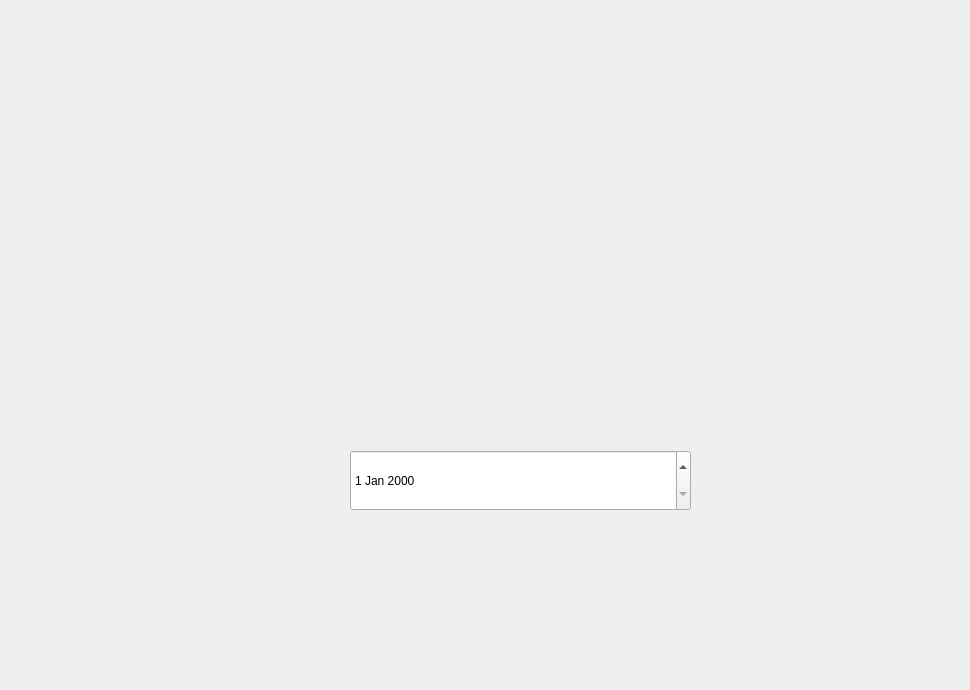
     <widget class="QWidget" name="widget_2">
      <property name="styleSheet">
       <string notr="true">background-image:url(:/ajout-mod-produit)



</string>
      </property>
      <widget class="QLineEdit" name="id">
       <property name="geometry">
        <rect>
         <x>360</x>
         <y>80</y>
         <width>311</width>
         <height>41</height>
        </rect>
       </property>
       <property name="styleSheet">
        <string notr="true">background:transparent;
border:none;
</string>
       </property>
      </widget>
      <widget class="QLineEdit" name="nom">
       <property name="geometry">
        <rect>
         <x>370</x>
         <y>170</y>
         <width>311</width>
         <height>41</height>
        </rect>
       </property>
       <property name="styleSheet">
        <string notr="true">background:transparent;
border:none;
</string>
       </property>
      </widget>
      <widget class="QLineEdit" name="quantite_s">
       <property name="geometry">
        <rect>
         <x>370</x>
         <y>260</y>
         <width>311</width>
         <height>41</height>
        </rect>
       </property>
       <property name="styleSheet">
        <string notr="true">background:transparent;
border:none;
</string>
       </property>
      </widget>
      <widget class="QLineEdit" name="quantite_r">
       <property name="geometry">
        <rect>
         <x>370</x>
         <y>360</y>
         <width>311</width>
         <height>41</height>
        </rect>
       </property>
       <property name="styleSheet">
        <string notr="true">background:transparent;
border:none;
</string>
       </property>
      </widget>
      <widget class="QLineEdit" name="prix">
       <property name="geometry">
        <rect>
         <x>370</x>
         <y>540</y>
         <width>311</width>
         <height>41</height>
        </rect>
       </property>
       <property name="styleSheet">
        <string notr="true">background:transparent;
border:none;
</string>
       </property>
      </widget>
      <widget class="QLineEdit" name="code">
       <property name="geometry">
        <rect>
         <x>370</x>
         <y>630</y>
         <width>311</width>
         <height>41</height>
        </rect>
       </property>
       <property name="styleSheet">
        <string notr="true">background:transparent;
border:none;
</string>
       </property>
      </widget>
      <widget class="QPushButton" name="doneP">
       <property name="geometry">
        <rect>
         <x>764</x>
         <y>620</y>
         <width>101</width>
         <height>61</height>
        </rect>
       </property>
       <property name="styleSheet">
        <string notr="true">background:transparent;
border:none;
</string>
       </property>
       <property name="text">
        <string/>
       </property>
      </widget>
      <widget class="QPushButton" name="precP">
       <property name="geometry">
        <rect>
         <x>890</x>
         <y>630</y>
         <width>71</width>
         <height>41</height>
        </rect>
       </property>
       <property name="styleSheet">
        <string notr="true">background:transparent;
border:none;
</string>
       </property>
       <property name="text">
        <string/>
       </property>
      </widget>
      <widget class="QDateEdit" name="duree">
       <property name="geometry">
        <rect>
         <x>350</x>
         <y>450</y>
         <width>341</width>
         <height>61</height>
        </rect>
       </property>
      </widget>
     </widget>
